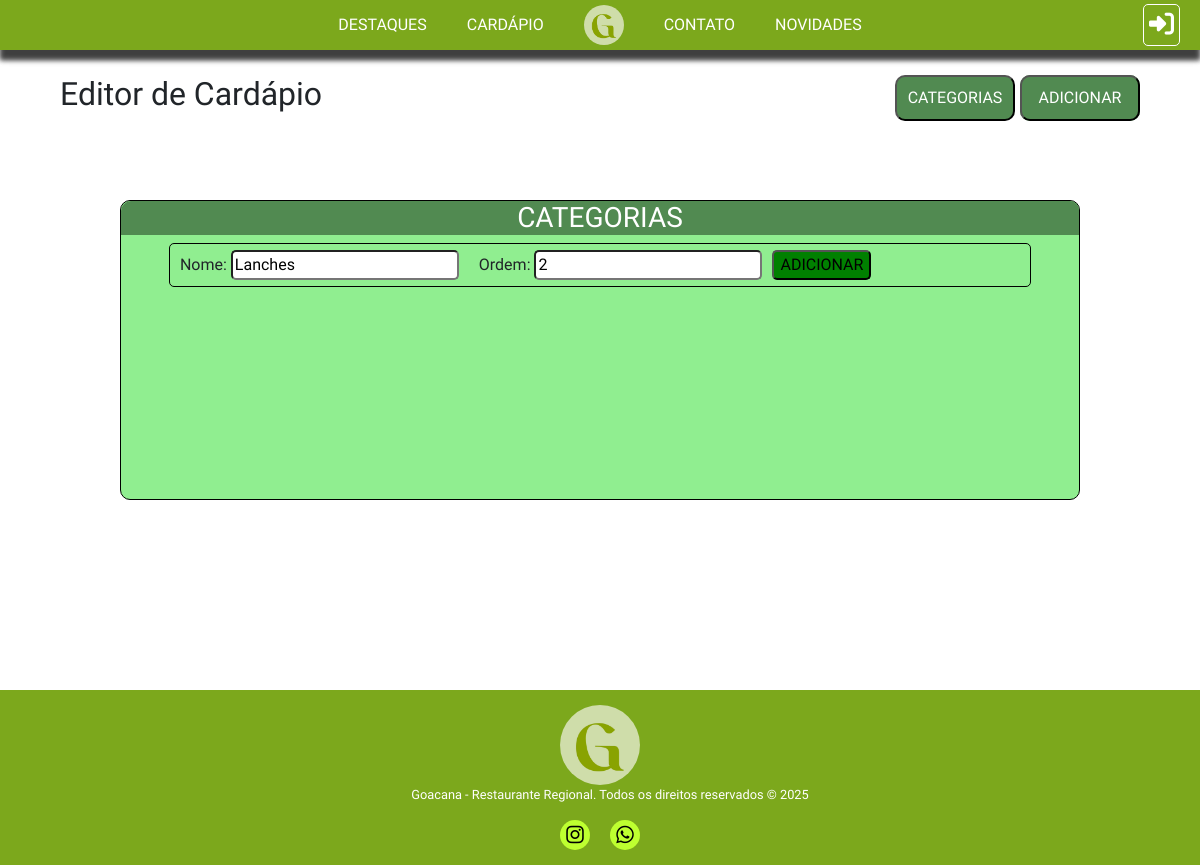
Page /edit_cat/31/ on the earlier database version.
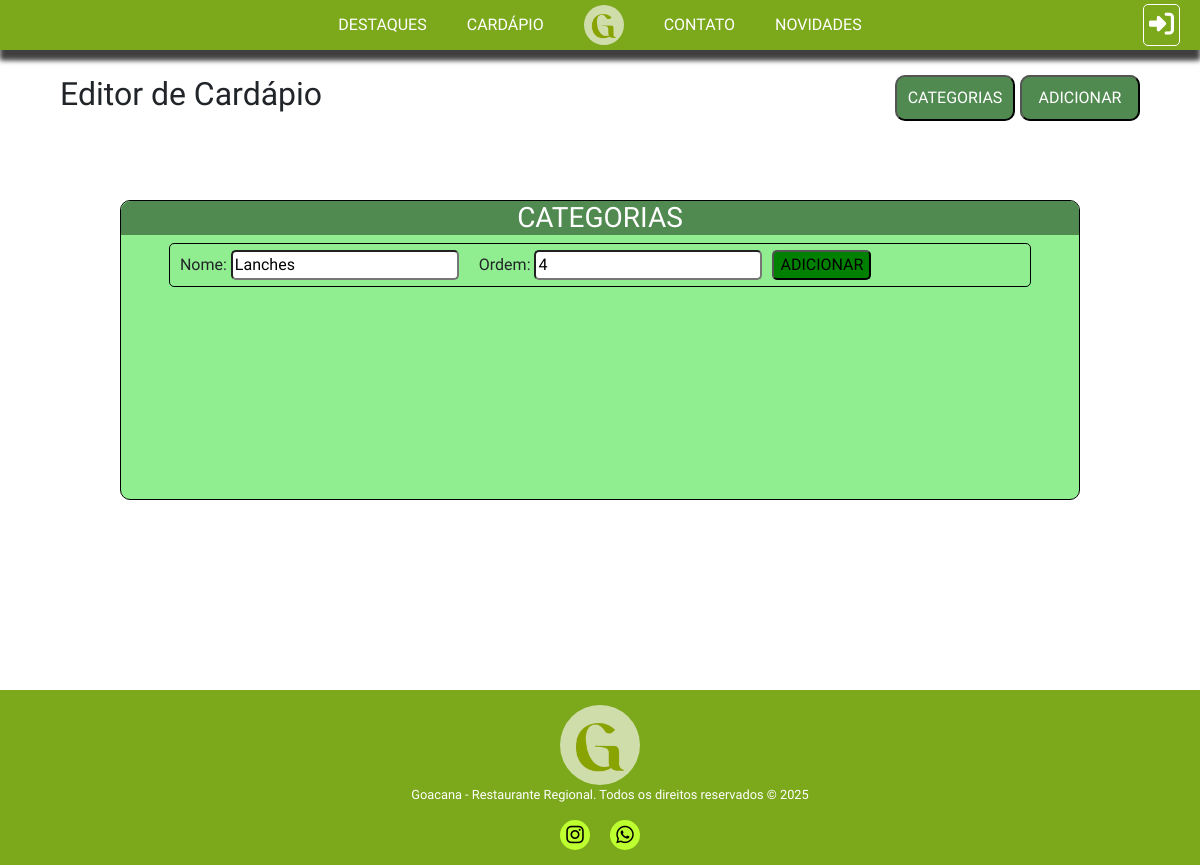
Same page on the later database version.
### core/models.py (models this page shows, shortened)
class TB_CATEGORIAS(models.Model):
    Nome = models.CharField(max_length=45)
    Ordem = models.IntegerField()

### core/views.py (the view)
# urls.py: path('edit_cat/<int:id>/', edit_cat, name='edit_cat'),
def edit_cat(request, id):
    categoria = TB_CATEGORIAS.objects.get(pk=id)
    if request.method == 'POST':
        formcat = TB_CATEGORIAS_FORMS(request.POST, instance=categoria)
        if formcat.is_valid():
            formcat.save()
            return redirect('editordecadarpio')
    else:
        formcat = TB_CATEGORIAS_FORMS(instance=categoria)
    contexto = {'formcat': formcat, 'sit': 'block'}
    return render(request, 'editorcardv2.html', contexto)

### core/forms.py
class TB_CATEGORIAS_FORMS(forms.ModelForm):
    class Meta:
        model = TB_CATEGORIAS
        fields = ['Nome', 'Ordem']

### core/templates/editorcardv2.html (shortened to what this page needs)
{% extends 'base/base.html' %}
{% load static %}
{% block 'header' %}
<link rel="stylesheet" href="{% static 'CSS/editordecadarpio2.css' %}">
{% endblock %}
{% block 'content' %}
<div class="vheight">
    <div class="titulo">
        <h2>Editor de Cardápio</h2>
        <div class="up-button">
            <button id="butones">CATEGORIAS</button>
            <a href="{% url 'add_prato' %}">
                <button>ADICIONAR</button>
            </a>
        </div>
    </div>
    <div class="cat-seq" id="menes" style='display: {{ sit }}'>
        <h3>CATEGORIAS</h3>
        <form class="cat-item" method="post" id="add">
            {{ formcat }}
            <input type="submit" value="ADICIONAR">
        </form>
    </div>
</div>
{% endblock %}

Differences in the rows shown:
changed TB_CATEGORIAS "Lanches": Ordem "2" → "4"
